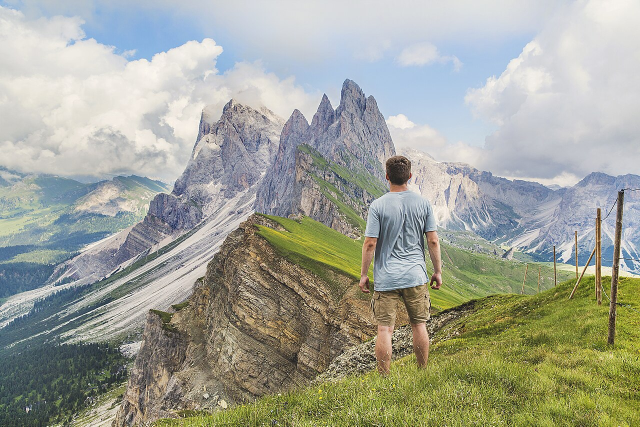
#> input picture examples/refs/hiker.jpg, 1280 x 853 px (shown at 1/2 size)
$ python study.py ../examples/refs/hiker.jpg
#> lines starting #> are read from the running program, lines starting #| are printed output that depends on the picture; after the words box and inside, x2 and y2 are one past the last pixel; in counts of white or black regions, pixels touching at a corner belong together
"""Study a painting (or one of our own renders) the way a painter squints at it.

Outputs a study sheet PNG: original | grayscale | 3-value notan | 5-value | chroma map | focal map + palette strip,
and prints metrics as JSON (value masses, key, chroma, temperature split, focal point, edge density).

usage: study.py <image> [more images...] --out <dir>
"""
import json, os, sys
import numpy as np
from PIL import Image, ImageDraw, ImageFilter
from sklearn.cluster import KMeans


def srgb_to_linear(c):
    return np.where(c <= 0.04045, c / 12.92, ((c + 0.055) / 1.055) ** 2.4)


def oklab(rgb):
    l = srgb_to_linear(rgb)
    m = l @ np.array([[0.4122214708, 0.2119034982, 0.0883024619],
                      [0.5363325363, 0.6806995451, 0.2817188376],
                      [0.0514459929, 0.1073969566, 0.6299787005]])
    m = np.cbrt(m)
    return m @ np.array([[0.2104542553, 1.9779984951, 0.0259040371],
                         [0.7936177850, -2.4285922050, 0.7827717662],
                         [-0.0040720468, 0.4505937099, -0.8086757660]])


def study(path, outdir):
#> called with path = '../examples/refs/hiker.jpg', outdir = 'study'
    im = Image.open(path).convert("RGB")
#> im is the input picture: PIL image 1280x853 RGB; mean R, G, B 161, 163.8, 151.9
    W = 480
    im = im.resize((W, round(im.height * W / im.width)), Image.LANCZOS)
#> im: PIL image 480x320 RGB
    H = im.height
#> H = 320
    rgb = np.asarray(im, dtype=np.float64) / 255
    lab = oklab(rgb.reshape(-1, 3)).reshape(H, W, 3)
    L = lab[..., 0]
    C = np.hypot(lab[..., 1], lab[..., 2])
    hue = np.arctan2(lab[..., 2], lab[..., 1])

    # squint: blur before massing values
    Lb = np.asarray(Image.fromarray((L * 255).astype(np.uint8)).filter(ImageFilter.GaussianBlur(6)), dtype=np.float64) / 255
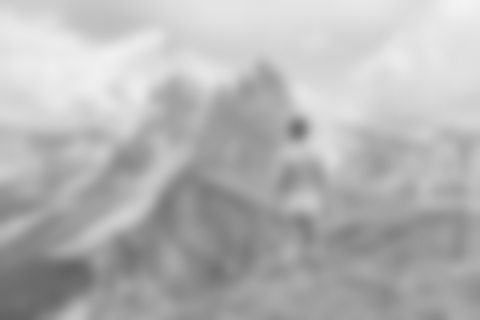
#> Lb: shape (320, 480) float64; min 0.38, max 0.957, mean 0.708
    km = KMeans(3, n_init=4, random_state=0).fit(Lb.reshape(-1, 1))
    order = np.argsort(km.cluster_centers_[:, 0])
#> order = [0, 2, 1]
    rank = np.zeros(3, int); rank[order] = [0, 1, 2]
    notan = rank[km.labels_].reshape(H, W)
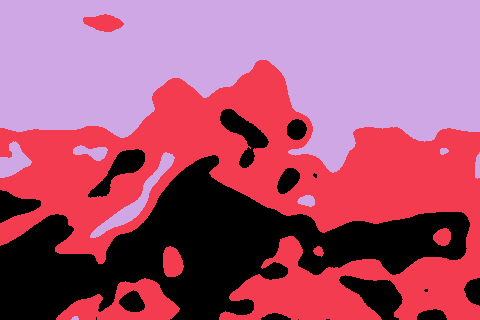
#> notan: shape (320, 480) int64; 3 distinct labels, from 0 to 2; one colour per label, 0 black
    masses = [float((notan == i).mean()) for i in range(3)]
#> masses = [0.25, 0.366, 0.384]
    centers = [float(km.cluster_centers_[o, 0]) for o in order]
#> centers = [0.546, 0.666, 0.853]
    five = np.clip((Lb - Lb.min()) / (np.ptp(Lb) + 1e-9) * 5, 0, 4.999).astype(int)
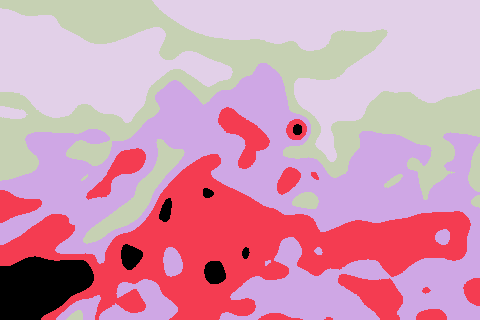
#> five: shape (320, 480) int64; 5 distinct labels, from 0 to 4; one colour per label, 0 black

    # palette: k-means in OKLab on a subsample
    pts = lab.reshape(-1, 3)
    sub = pts[np.random.RandomState(0).choice(len(pts), 6000, replace=False)]
    pk = KMeans(8, n_init=4, random_state=0).fit(sub)
    lbl = pk.predict(pts)
    share = np.bincount(lbl, minlength=8) / len(lbl)
#> share = [0.104, 0.106, 0.209, 0.124, 0.0954, 0.0564, 0.109, 0.196]
    pal_rgb = np.array([rgb.reshape(-1, 3)[lbl == i].mean(0) if (lbl == i).any() else [0, 0, 0] for i in range(8)])
#> pal_rgb = [[0.502, 0.533, 0.577], [0.385, 0.388, 0.34], [0.871, 0.868, 0.859], [0.641, 0.666, 0.687], [0.616, 0.619, 0.32], [0.268, 0.273, 0.238], [0.505, 0.493, 0.289], [0.753, 0.783, 0.815]]
    idx = np.argsort(pk.cluster_centers_[:, 0])
#> idx = [5, 1, 6, 0, 4, 3, 7, 2]
    palette = [{"hex": "#%02x%02x%02x" % tuple((pal_rgb[i] * 255).round().astype(int)), "share": round(float(share[i]), 3),
                "L": round(float(pk.cluster_centers_[i, 0]), 2), "C": round(float(np.hypot(*pk.cluster_centers_[i, 1:])), 3)} for i in idx]
#> palette = 8 items

    # focal map: local value contrast * chroma boost, heavily blurred -> where the eye lands
    gy, gx = np.gradient(Lb)
    edge = np.hypot(gx, gy)
    foc = edge * (1 + 4 * C)
    focb = np.asarray(Image.fromarray(np.clip(foc / foc.max() * 255, 0, 255).astype(np.uint8)).filter(ImageFilter.GaussianBlur(22)), dtype=np.float64)
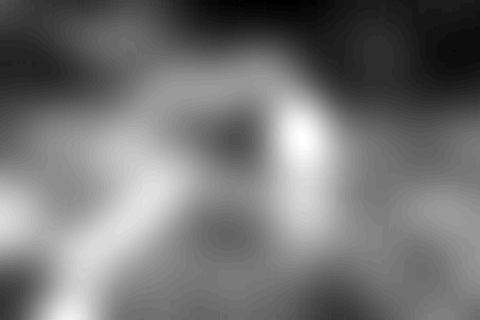
#> focb: shape (320, 480) float64; min 6, max 62, mean 31.6; drawn with min black and max white
    fy, fx = np.unravel_index(focb.argmax(), focb.shape)
#> fy = 132; fx = 300

    # value by horizontal band (top/mid/bottom thirds), temperature of lights vs darks
    thirds = [float(L[int(H * a):int(H * b)].mean()) for a, b in ((0, 1 / 3), (1 / 3, 2 / 3), (2 / 3, 1))]
#> thirds = [0.853, 0.695, 0.582]
    warm = np.cos(hue - np.deg2rad(60))  # +1 = orange/yellow, -1 = blue/violet
    light, dark = L > np.percentile(L, 75), L < np.percentile(L, 25)
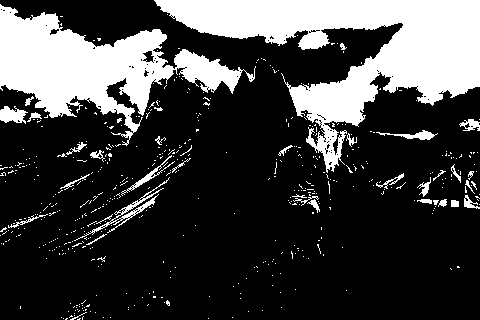
#> light: shape (320, 480) bool; 25% white; 519 white regions (483 under 20 px), largest, box (x1, y1, x2, y2) and area: (154, 0, 480, 173) 20606, (0, 4, 256, 146) 13664, (74, 177, 170, 241) 521
#> dark: shape (320, 480) bool; 25% white; 1186 white regions (1107 under 20 px), largest, box (x1, y1, x2, y2) and area: (0, 145, 292, 320) 20937, (266, 187, 455, 279) 4426, (311, 271, 411, 320) 1217
    wt = lambda m: float((warm[m] * C[m]).sum() / (C[m].sum() + 1e-9))
    fine = np.hypot(*np.gradient(L))
    metrics = {
        "file": os.path.basename(path),
        "value_masses_dark_mid_light": [round(m, 2) for m in masses],
        "value_centers": [round(c, 2) for c in centers],
        "key_mean_L": round(float(L.mean()), 2),
        "value_range_p2_p98": [round(float(np.percentile(L, 2)), 2), round(float(np.percentile(L, 98)), 2)],
        "L_top_mid_bottom": [round(t, 2) for t in thirds],
        "chroma_mean": round(float(C.mean()), 3), "chroma_p95": round(float(np.percentile(C, 95)), 3),
        "high_chroma_area(>0.12)": round(float((C > 0.12).mean()), 3),
        "warmth_lights": round(wt(light), 2), "warmth_darks": round(wt(dark), 2),
        "focal_xy": [round(fx / W, 2), round(fy / H, 2)],
        "edge_density": round(float(fine.mean()), 4),
        "edge_density_focal_vs_rest": round(float(fine[max(0, fy - 60):fy + 60, max(0, fx - 60):fx + 60].mean() / (fine.mean() + 1e-9)), 2),
        "palette": palette,
    }

    g = lambda a: Image.fromarray((np.clip(a, 0, 1) * 255).astype(np.uint8)).convert("RGB")
    tiles = [im, g(L), g(np.array(centers)[notan] if True else notan / 2), g(five / 4), g(C / 0.25), g(focb / focb.max())]
    d = ImageDraw.Draw(tiles[0])
    for k in (1, 2):
        d.line([(W * k / 3, 0), (W * k / 3, H)], fill=(255, 255, 255), width=1)
        d.line([(0, H * k / 3), (W, H * k / 3)], fill=(255, 255, 255), width=1)
    d.ellipse([fx - 9, fy - 9, fx + 9, fy + 9], outline=(255, 40, 40), width=3)
    sheet = Image.new("RGB", (W * 3, H * 2 + 46), (30, 30, 30))
#> sheet: PIL image 1440x686 RGB; every value is 30
    for i, t in enumerate(tiles):
        sheet.paste(t, ((i % 3) * W, (i // 3) * H))
#> this loop made 6 passes
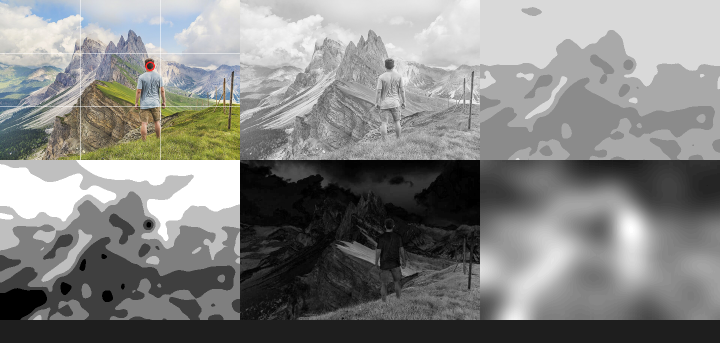
#> sheet: PIL image 1440x686 RGB (shown at 1/2 size); mean R, G, B 132.4, 132.8, 131
    d = ImageDraw.Draw(sheet); x = 0
    for p in palette:
        w = max(2, round(p["share"] * W * 3))
        d.rectangle([x, H * 2 + 4, x + w, H * 2 + 46], fill=p["hex"]); x += w
#> this loop made 8 passes
#> (p, w, x) on passes 1 to 8: ({'hex': '#44463d', 'share': 0.056, 'L': 0.39, 'C': 0.011}, 81, 81), ({'hex': '#626357', 'share': 0.106, 'L': 0.5, 'C': 0.018}, 153, 234), ({'hex': '#817e4a', 'share': 0.109, 'L': 0.58, 'C': 0.069}, 157, 391), ({'hex': '#808893', 'share': 0.104, 'L': 0.62, 'C': 0.021}, 150, 541), ({'hex': '#9d9e52', 'share': 0.095, 'L': 0.68, 'C': 0.1}, 137, 678), ({'hex': '#a3aaaf', 'share': 0.124, 'L': 0.74, 'C': 0.011}, 179, 857), ({'hex': '#c0c8d0', 'share': 0.196, 'L': 0.83, 'C': 0.015}, 282, 1139), ({'hex': '#dedddb', 'share': 0.209, 'L': 0.9, 'C': 0.004}, 301, 1440)
#> after the loop, x = 1440
    os.makedirs(outdir, exist_ok=True)
    out = os.path.join(outdir, os.path.splitext(os.path.basename(path))[0] + "_study.jpg")
    sheet.save(out, quality=88)
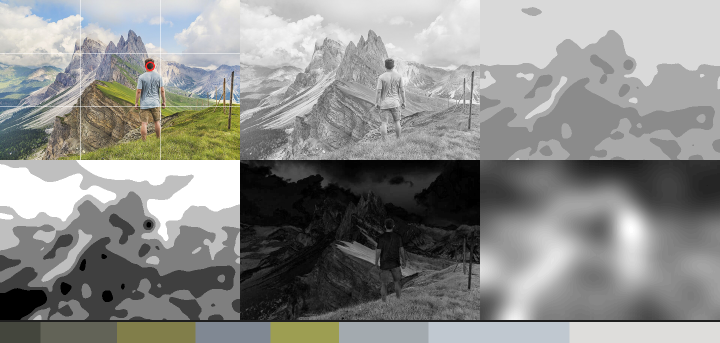
#> saved as hiker_study.jpg: PIL image 1440x686 RGB (shown at 1/2 size); mean R, G, B 140.4, 141, 138.4
    metrics["sheet"] = out
    return metrics


if __name__ == "__main__":
    args = sys.argv[1:]
    outdir = "study"
    if "--out" in args:
        i = args.index("--out"); outdir = args[i + 1]; del args[i:i + 2]
    res = [study(p, outdir) for p in args]
#> res = 1 item
    json.dump(res, open(os.path.join(outdir, "_metrics.json"), "w"), indent=1)
    for m in res:
        print(json.dumps({k: v for k, v in m.items() if k not in ("palette", "sheet")}))
        print("   palette:", " ".join(f"{p['hex']}({p['share']:.2f})" for p in m["palette"]))
#> this loop made 1 pass
#> (printed output is left out)

$ run again, on examples/refs/woman-dress.jpg
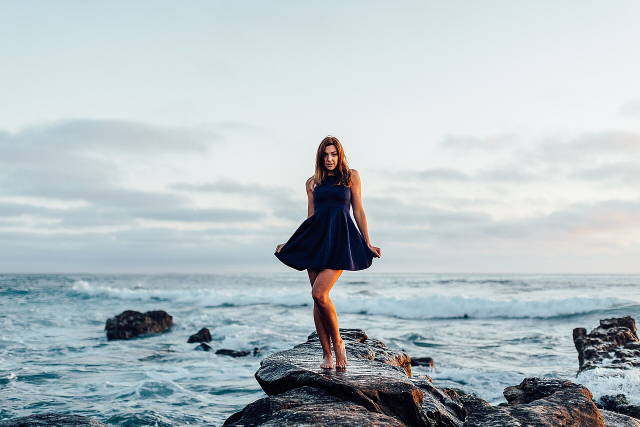
#> input picture examples/refs/woman-dress.jpg, 1280 x 853 px (shown at 1/2 size)
#> in study, im is the input picture: PIL image 1280x853 RGB; mean R, G, B 179.3, 190.8, 195.1
#> im: PIL image 480x320 RGB
#> order = [1, 0, 2]
#> notan: shape (320, 480) int64; 3 distinct labels, from 0 to 2
#> masses = [0.118, 0.268, 0.614]
#> centers = [0.383, 0.712, 0.898]
#> in study, `five = np.clip((Lb - Lb.min()) / (np.ptp(Lb) + 1e-9) * 5, 0, 4.999).as..`:
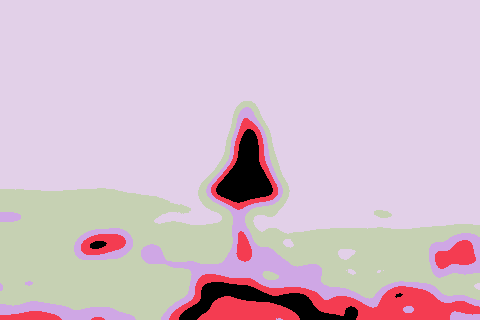
#> five: shape (320, 480) int64; 5 distinct labels, from 0 to 4; one colour per label, 0 black
#> share = [0.309, 0.0385, 0.0951, 0.0487, 0.183, 0.0522, 0.239, 0.0339]
#> pal_rgb = [[0.892, 0.919, 0.922], [0.328, 0.358, 0.379], [0.599, 0.679, 0.712], [0.0392, 0.0495, 0.103], [0.71, 0.779, 0.805], [0.468, 0.539, 0.566], [0.817, 0.861, 0.871], [0.177, 0.189, 0.223]]
#> idx = [3, 7, 1, 5, 2, 4, 6, 0]
#> palette = 8 items
#> fy = 148; fx = 249
#> thirds = [0.917, 0.819, 0.632]
#> light: shape (320, 480) bool; 25% white; 64 white regions (60 under 20 px), largest, box (x1, y1, x2, y2) and area: (0, 0, 480, 166) 37593, (142, 146, 195, 157) 413, (446, 171, 480, 186) 224, (37, 153, 50, 156) 21
#> dark: shape (320, 480) bool; 25% white; 161 white regions (138 under 20 px), largest, box (x1, y1, x2, y2) and area: (0, 102, 480, 320) 36450, (347, 250, 421, 270) 390, (325, 210, 397, 215) 193
#> the loop in study, `for i, t in enumerate(tiles):` made 6 passes
#> the loop in study, `for p in palette:` made 8 passes
#> (p, w, x) on passes 1 to 6: ({'hex': '#0a0d1a', 'share': 0.049, 'L': 0.16, 'C': 0.029}, 71, 71), ({'hex': '#2d3039', 'share': 0.034, 'L': 0.31, 'C': 0.015}, 49, 120), ({'hex': '#545b61', 'share': 0.038, 'L': 0.47, 'C': 0.013}, 55, 175), ({'hex': '#778990', 'share': 0.052, 'L': 0.62, 'C': 0.02}, 75, 250), ({'hex': '#99adb6', 'share': 0.095, 'L': 0.74, 'C': 0.025}, 137, 387), ({'hex': '#b5c7cd', 'share': 0.183, 'L': 0.82, 'C': 0.021}, 264, 651)
#> after the loop in study, `for p in palette:`: x = 1440
#> in study, `sheet.save(out, quality=88)`:
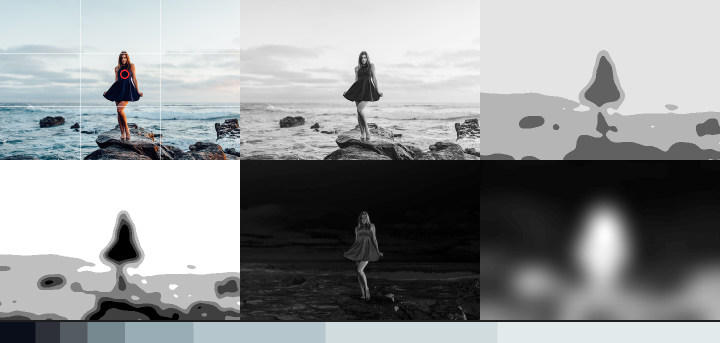
#> saved as woman-dress_study.jpg: PIL image 1440x686 RGB (shown at 1/2 size); mean R, G, B 147.5, 150, 150.9
#> res = 1 item
#> the loop `for m in res:` made 1 pass
#> (printed output is left out)
